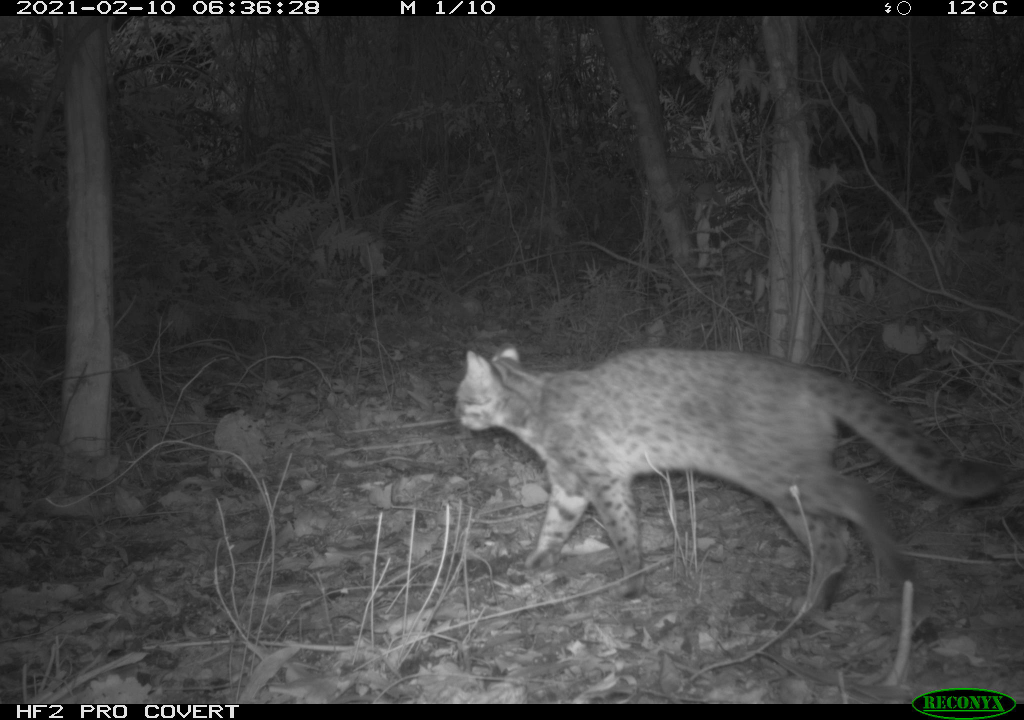
#> input picture images/Q11-31/210126/RCNX0361.JPG, 2048 x 1440 px (shown at 1/2 size)
$ python main.py
#> lines starting #> are read from the running program, lines starting #| are printed output that depends on the picture
from os import listdir, makedirs
from os.path import isfile, isdir, join, exists

import numpy as np
import pandas as pd

from PIL import Image
from PIL.ExifTags import TAGS
from matplotlib import pyplot as plt
from datetime import datetime

import uuid

# 要標記圖片的目錄
input_path = 'images'
# 紀錄檔的目錄
result_path = 'result'
# 合併mark圖片的目錄
merge_path = 'merge'
# mark的檔案名稱
mark_file = 'mark.jpg'
# mark覆蓋的透明度
mask_alpha = 0.2
# 預覽圖大小
fig_size = (10,10)
merge_file_label = False

def add_label(FILE_NAME,label):
    name,sub = FILE_NAME.split('.')
    return '{}_{}.{}'.format(name,label,sub)

def get_exif_time(img_path):
#> called with img_path = 'images/Q11-31/210126/RCNX0361.JPG'
    with Image.open(img_path) as img:
#> img is the input picture: PIL image 2048x1440 RGB; mean R, G, B 60.9, 61.1, 60.9
        exif_data = img._getexif()
#> exif_data = 24 items
        if exif_data:
            for tag, value in exif_data.items():
                if TAGS.get(tag) == 'DateTimeOriginal':
                    return value
#> this loop made 12 passes
#> (tag, value) on passes 1, 2, 3, 5, 6, 12: (296, 2), (34665, 300), (271, 'RECONYX'), (306, '2021:02:10 06:36:28'), (531, 2), (36867, '2021:02:10 06:36:28')
#> tag on passes 4, 7, 8, 9, 10, 11: 272, 282, 283, 36864, 37121, 40960
        return None

def isjpg(FILE_NAME):
    name,sub = FILE_NAME.split('.')
    if sub == 'jpg' or sub == 'JPG' or sub == 'jpeg' or sub == 'JPEG':
        return True
    else:
        return False

# 建立所需資料夾
makedirs(merge_path, exist_ok=True)
makedirs(result_path, exist_ok=True)

#files = [f for f in listdir(input_path) if isfile(join(input_path, f)) and isjpg(f)]
main_dirs = [f for f in listdir(input_path) if isdir(join(input_path, f))]
main_dirs = sorted(main_dirs)

# 主資料夾
for main_dir in main_dirs:

    print('# === 主資料夾:{} ==='.format(main_dir))

    # 建立紀錄檔
    if exists(join(result_path, main_dir) + '.csv'):

        print('{}.csv紀錄檔已存在，阿你想怎樣？'.format(main_dir))
        print('(R)用新檔案取代 / (A)舊檔案繼續往下寫')

        while(True):
            option = input()
            if option == 'R':
                df_header = pd.DataFrame({'id':[],'folder':[],'image':[],'date':[],'time':[],'label1':[],'label2':[],'label3':[],'label2_index':[],'timeInterval(second)':[]})
                df_header.to_csv('{}/{}.csv'.format(result_path, main_dir), index=False)
                break
            elif option == 'A':
                break
            else:
                pass


    main_dir_path = join(input_path, main_dir)

    dirs = [f for f in listdir(main_dir_path) if isdir(join(main_dir_path, f))]
    dirs = sorted(dirs)

    label2_index = 0

    # 副資料夾
    for dir in dirs:
        print('## === 副資料夾:{} ===\n'.format(dir))

        dir_path = join(main_dir_path,dir)
        files = [f for f in listdir(dir_path) if isfile(join(dir_path, f)) and isjpg(f)]
        files = sorted(files)

        ts_pre = None
        ts_start = None
        ts_end = None

        FIRST = False


        ts_marked = False

        # iterate the files in 副資料夾
        for i, f in enumerate(files):

            img_path = join(dir_path,f)

            timestamp = get_exif_time(img_path)
#> timestamp = '2021:02:10 06:36:28'
            date = (timestamp.split(' ')[0].replace(':','/'))
#> date = '2021/02/10'

            time = (timestamp.split(' ')[1])
#> time = '06:36:28'

            print('{}/{}'.format(i+1, len(files)))

            print('檔案:{}'.format(f))
            print('日期:{}'.format(date))
#| 日期:2021/02/10
            print('時間:{}'.format(time))
#| 時間:06:36:28
            img1 = Image.open(img_path)
            img2 = Image.open(mark_file)
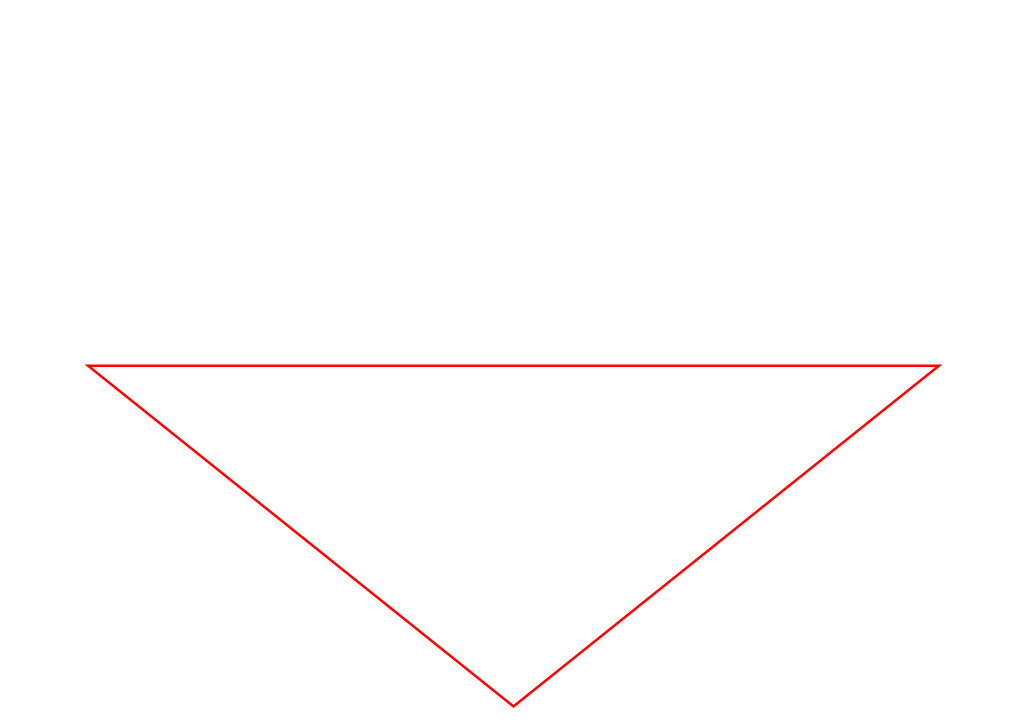
#> input picture mark.jpg, 2048 x 1440 px (shown at 1/2 size)
#> img2 is the input picture: PIL image 2048x1440 RGB; mean R, G, B 255, 253.3, 253.3
            img_merge = Image.blend(img1, img2, alpha=mask_alpha)
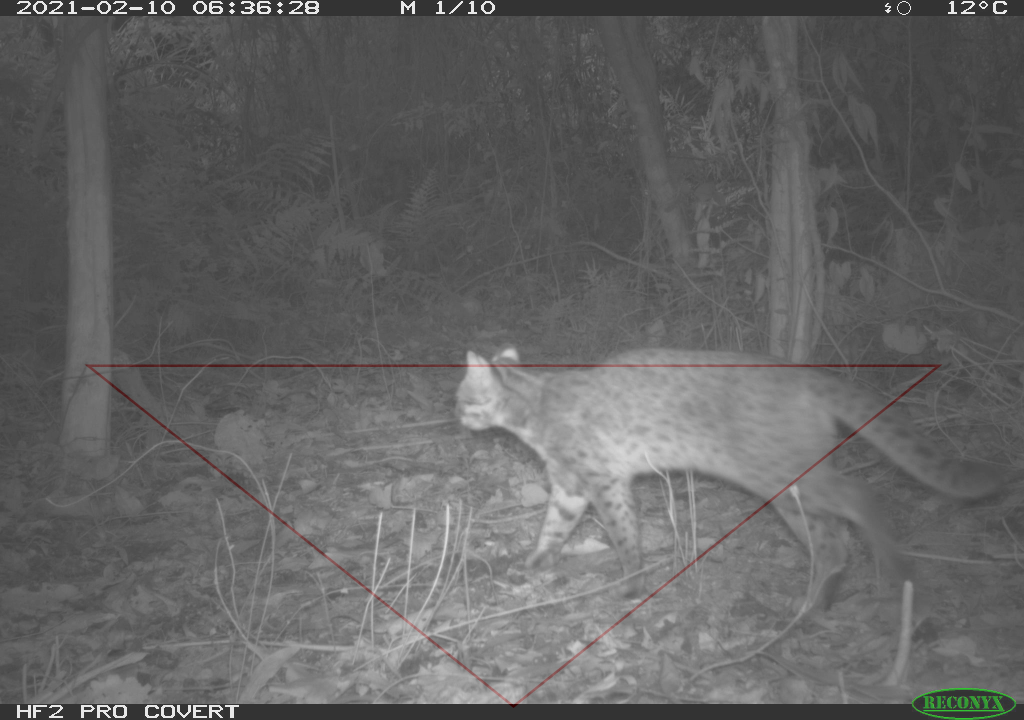
#> img_merge: PIL image 2048x1440 RGB (shown at 1/2 size); mean R, G, B 99.3, 99.1, 99


            plt.figure(figsize = fig_size)
            plt.title(f)
            plt.imshow(img_merge)

            plt.axis("off")
            plt.show(block=False)


#> (the run stopped early here; a loop or call above may not have finished)
